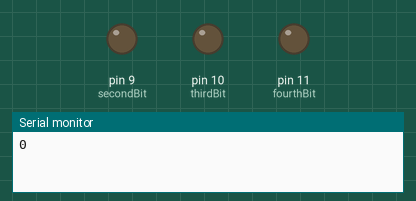
Recording of a sketch running on a simulated Arduino Uno, built with avr-gcc and run on an emulated ATmega328P. Shown: output pins drawn as LEDs (lit = HIGH), the last lines printed to the serial monitor. Pins used as bus, display or sensor lines are not drawn.

Above: at 2.2 s.
At 12.0 s:
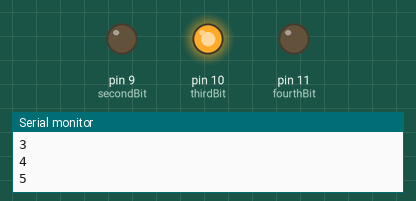
At 16.4 s:
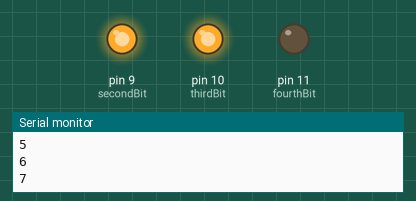
At 23.0 s:
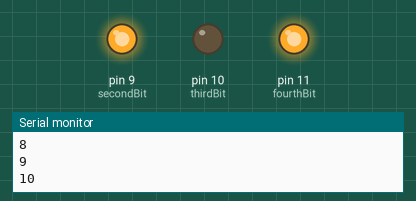
At 31.8 s:
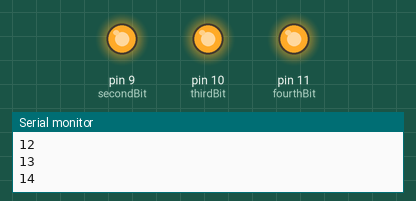
At 42.8 s:
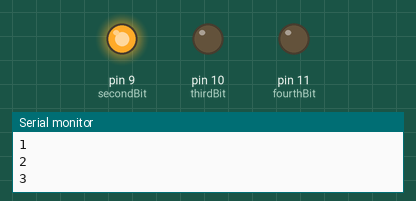
Timing chart, 0 to 45.8 s (numbered marks = the images above):
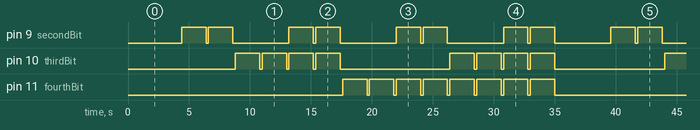

The sketch:

4bitCounter.ino
```cpp
const int firstBit = 8, secondBit = 9, thirdBit = 10, fourthBit = 11;
int count = 0;
void setup() {
  Serial.begin(9600);
  pinMode(firstBit,OUTPUT);
  pinMode(secondBit,OUTPUT);
  pinMode(thirdBit,OUTPUT);
  pinMode(fourthBit,OUTPUT);
}

void loop() {
  Serial.print(count);
  Serial.println();
  switch(count){
    case 0:
    break;
    case 1:
      digitalWrite(firstBit,HIGH);
    break;
    case 2:
      digitalWrite(secondBit,HIGH);
    break;
    case 3:
      digitalWrite(firstBit,HIGH);
      digitalWrite(secondBit,HIGH);
    break;
    case 4:
      digitalWrite(thirdBit,HIGH);
    break;
    case 5:
      digitalWrite(firstBit,HIGH);
      digitalWrite(thirdBit,HIGH);
    break;
    case 6:
      digitalWrite(secondBit,HIGH);
      digitalWrite(thirdBit,HIGH);
    break;
    case 7:
      digitalWrite(firstBit,HIGH);
      digitalWrite(secondBit,HIGH);
      digitalWrite(thirdBit,HIGH);
    break;
    case 8:
      digitalWrite(fourthBit,HIGH);
    break;
    case 9:
      digitalWrite(firstBit,HIGH);
      digitalWrite(fourthBit,HIGH);
    break;
    case 10:
      digitalWrite(secondBit,HIGH);
      digitalWrite(fourthBit,HIGH);
    break;
    case 11:
      digitalWrite(firstBit,HIGH);
      digitalWrite(secondBit,HIGH);
      digitalWrite(fourthBit,HIGH);
    break;
    case 12:
      digitalWrite(thirdBit,HIGH);
      digitalWrite(fourthBit,HIGH);
    break;
    case 13:
      digitalWrite(firstBit,HIGH);
      digitalWrite(thirdBit,HIGH);
      digitalWrite(fourthBit,HIGH);
    break;
    case 14:
      digitalWrite(secondBit,HIGH);
      digitalWrite(thirdBit,HIGH);
      digitalWrite(fourthBit,HIGH);
    break;
    case 15:
      digitalWrite(firstBit,HIGH);
      digitalWrite(secondBit,HIGH);
      digitalWrite(thirdBit,HIGH);
      digitalWrite(fourthBit,HIGH);
    break;
   }

   if(count < 15){
    count ++;
    }else{count = 0;}
   delay(2000);
    digitalWrite(firstBit,LOW);
    digitalWrite(secondBit,LOW);
    digitalWrite(thirdBit,LOW);
    digitalWrite(fourthBit,LOW);
    delay(200);

}
```

Measured:
- by itself, pin 9 (secondBit): repeats every 8.8 s: LOW 0.20 s, HIGH 2.0 s, LOW 4.6 s, HIGH 2.0 s
- by itself, pin 10 (thirdBit): repeats every 17.6 s: 3 × (LOW 0.20 s, HIGH 2.0 s), LOW 9.0 s, HIGH 2.0 s
- by itself, pin 11 (fourthBit): repeats every 35.2 s: 7 × (LOW 0.20 s, HIGH 2.0 s), LOW 17.8 s, HIGH 2.0 s
